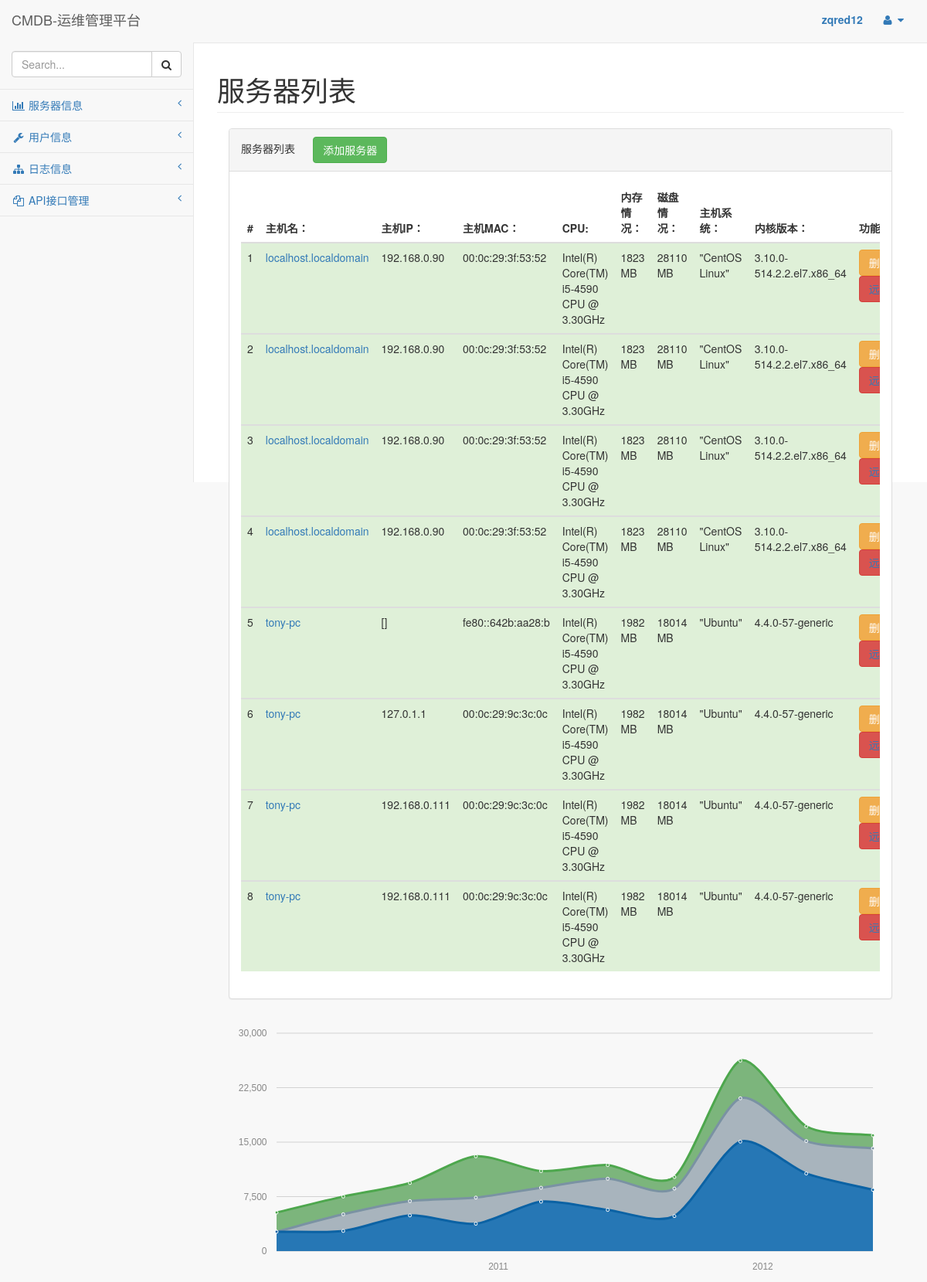
Screenshot of /list/ (signed in) with the database file from the repository.
### Service/models.py (models this page shows)
class Service(models.Model):
    host = models.CharField(max_length=32,verbose_name="主机名称")
    ip = models.CharField(max_length=32,verbose_name="主机IP")
    mac = models.CharField(max_length=32,verbose_name="主机mac")
    cpu = models.CharField(max_length=32,verbose_name="cpu")
    mem = models.CharField(max_length=32,verbose_name="mem")
    disk = models.CharField(max_length=32,verbose_name="disk")
    system = models.CharField(max_length=32,verbose_name="system")
    model = models.CharField(max_length=32,verbose_name="主机型号")

### CMDBWork/views.py (the view)
    def inner(request,*args,**kwargs):
        try:
            username = request.session["username"]
            return func(request)
        except KeyError as e:
            if repr(e) == "KeyError('username',)":
                err = "当前用户未登录请登录"
            else:
                err = str(e)
            url = "/404/"+err
            return HttpResponseRedirect(url)

### CMDBWork/views.py (called while the page is built)
def login_valid(func):
    def inner(request,*args,**kwargs):
        try:
            username = request.session["username"]
            return func(request)
        except KeyError as e:
            if repr(e) == "KeyError('username',)":
                err = "当前用户未登录请登录"
            else:
                err = str(e)
            url = "/404/"+err
            return HttpResponseRedirect(url)
    return inner

### Service/views.py (called while the page is built)
@login_valid
def serverInfo(request):
    statue = "服务器列表"
    serverdata = Service.objects.all()
    return render_to_response("serverinfo.html",locals())

### template/serverinfo.html (shortened to what this page needs)
{% extends 'base.html' %}
{% block 'content' %}
    <div class="col-lg-12">
                    <div class="panel panel-default">
                        <div class="panel-heading">
                            服务器列表 &nbsp;&nbsp;&nbsp;&nbsp;
                            <span><button id="addserver" type="button" class="btn btn-success" onclick="addserver()">添加服务器</button></span>
                        </div>
                        <div class="panel-body">
                            <div class="table-responsive">
                                <table class="table table-hover">
                                    <thead>
                                        <tr>
                                            <th>#</th>
                                            <th>主机名：</th>
                                            <th>主机IP：</th>
                                            <th>主机MAC：</th>
                                            <th>CPU:</th>
                                            <th>内存情况：</th>
                                            <th>磁盘情况：</th>
                                            <th>主机系统：</th>
                                            <th>内核版本：</th>
                                            <th>功能</th>
                                        </tr>
                                    </thead>
                                    {% for server in serverdata %}
                                    <tbody>
                                        <tr class="success">
                                            <td>{{ server.id }}</td>
                                            <td>
                                                <a href="/server/content/{{ server.id }}">
                                                    {{ server.host }}
                                                </a>
                                            </td>
                                            <td>{{ server.ip }}</td>
                                            <td>{{ server.mac }}</td>
                                            <td>{{ server.cpu }}</td>
                                            <td>{{ server.mem }}</td>
                                            <td>{{ server.disk }}</td>
                                            <td>{{ server.system }}</td>
                                            <td>{{ server.model }}</td>
                                            <td>
                                                <button type="button" class="btn btn-warning">删除</button>
                                                <button type="button" class="btn btn-danger"><a href="/shell">远程</a></button>
                                            </td>
                                        </tr>
                                    {% endfor %}
                                    </tbody>
                                </table>
                            </div>
                        </div>
                    </div>
    <div id="morris-area-chart"></div>
{% endblock %}

### rows the page displays
Service: id "1", host "localhost.localdomain", ip "192.168.0.90", mac "00:0c:29:3f:53:52", cpu "Intel(R) Core(TM) i5-4590 CPU @ 3.30GHz", mem "1823 MB", disk "28110 MB", system "\"CentOS Linux\"", model "3.10.0-514.2.2.el7.x86_64"
Service: id "2", host "localhost.localdomain", ip "192.168.0.90", mac "00:0c:29:3f:53:52", cpu "Intel(R) Core(TM) i5-4590 CPU @ 3.30GHz", mem "1823 MB", disk "28110 MB", system "\"CentOS Linux\"", model "3.10.0-514.2.2.el7.x86_64"
Service: id "3", host "localhost.localdomain", ip "192.168.0.90", mac "00:0c:29:3f:53:52", cpu "Intel(R) Core(TM) i5-4590 CPU @ 3.30GHz", mem "1823 MB", disk "28110 MB", system "\"CentOS Linux\"", model "3.10.0-514.2.2.el7.x86_64"
Service: id "4", host "localhost.localdomain", ip "192.168.0.90", mac "00:0c:29:3f:53:52", cpu "Intel(R) Core(TM) i5-4590 CPU @ 3.30GHz", mem "1823 MB", disk "28110 MB", system "\"CentOS Linux\"", model "3.10.0-514.2.2.el7.x86_64"
Service: id "5", host "tony-pc", ip "[]", mac "fe80::642b:aa28:b", cpu "Intel(R) Core(TM) i5-4590 CPU @ 3.30GHz", mem "1982 MB", disk "18014 MB", system "\"Ubuntu\"", model "4.4.0-57-generic"
Service: id "6", host "tony-pc", ip "127.0.1.1", mac "00:0c:29:9c:3c:0c", cpu "Intel(R) Core(TM) i5-4590 CPU @ 3.30GHz", mem "1982 MB", disk "18014 MB", system "\"Ubuntu\"", model "4.4.0-57-generic"
Service: id "7", host "tony-pc", ip "192.168.0.111", mac "00:0c:29:9c:3c:0c", cpu "Intel(R) Core(TM) i5-4590 CPU @ 3.30GHz", mem "1982 MB", disk "18014 MB", system "\"Ubuntu\"", model "4.4.0-57-generic"
Service: id "8", host "tony-pc", ip "192.168.0.111", mac "00:0c:29:9c:3c:0c", cpu "Intel(R) Core(TM) i5-4590 CPU @ 3.30GHz", mem "1982 MB", disk "18014 MB", system "\"Ubuntu\"", model "4.4.0-57-generic"

### other values shown
{{ request.session.username }} "zqred12"
{{ statue }} "服务器列表"
